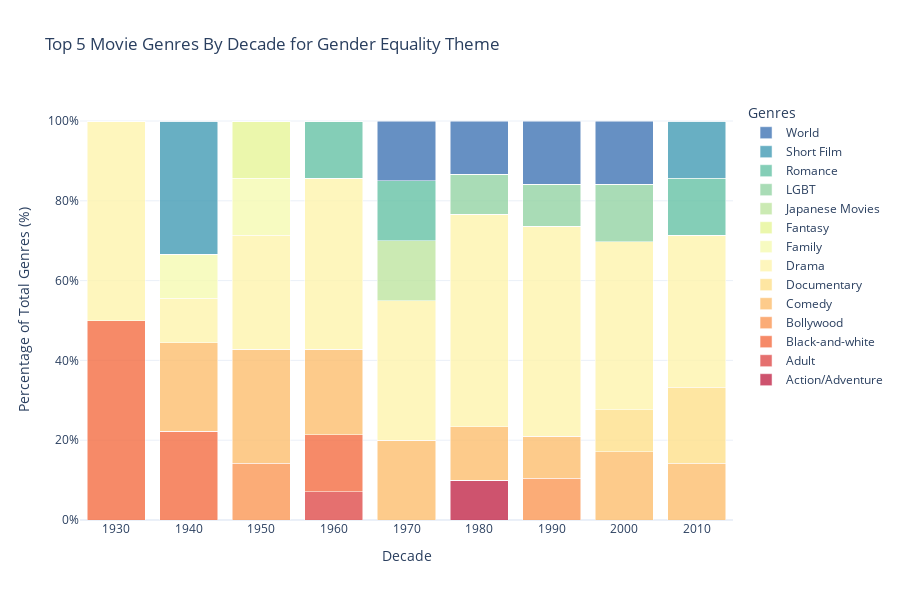

The cell this chart's notebook holds for it:
### Markdown cell above
Drama takes the lead, likely because it dives into deep societal issues. Comedy approaches gender topics in a lighter, more accessible way. World cinema adds diverse cultural perspectives, while Romance highlights equality in love and relationships. LGBT-focused films show growing representation and support for inclusivity.

### Code cell
plot_top_genres_by_decade(df_plot, theme, x=5)

### Figure 1 — Plotly figure (JSON) as saved in the notebook; plotly's stock layout.template omitted (floating-point values rounded to 4 significant figures)
{"data": [{"marker": {"color": "rgba(194, 41, 74, 0.8)"}, "name": "Action/Adventure", "type": "bar", "x": [1930, 1940, 1950, 1960, 1970, 1980, 1990, 2000, 2010], "y": [0, 0, 0, 0, 0, 10, 0, 0, 0]}, {"marker": {"color": "rgba(223, 77, 75, 0.8)"}, "name": "Adult", "type": "bar", "x": [1930, 1940, 1950, 1960, 1970, 1980, 1990, 2000, 2010], "y": [0, 0, 0, 7.143, 0, 0, 0, 0, 0]}, {"marker": {"color": "rgba(244, 109, 67, 0.8)"}, "name": "Black-and-white", "type": "bar", "x": [1930, 1940, 1950, 1960, 1970, 1980, 1990, 2000, 2010], "y": [50, 22.22, 0, 14.29, 0, 0, 0, 0, 0]}, {"marker": {"color": "rgba(250, 152, 86, 0.8)"}, "name": "Bollywood", "type": "bar", "x": [1930, 1940, 1950, 1960, 1970, 1980, 1990, 2000, 2010], "y": [0, 0, 14.29, 0, 0, 0, 10.53, 0, 0]}, {"marker": {"color": "rgba(253, 190, 110, 0.8)"}, "name": "Comedy", "type": "bar", "x": [1930, 1940, 1950, 1960, 1970, 1980, 1990, 2000, 2010], "y": [0, 22.22, 28.57, 21.43, 20, 13.33, 10.53, 17.11, 14.29]}, {"marker": {"color": "rgba(254, 224, 139, 0.8)"}, "name": "Documentary", "type": "bar", "x": [1930, 1940, 1950, 1960, 1970, 1980, 1990, 2000, 2010], "y": [0, 0, 0, 0, 0, 0, 0, 10.53, 19.05]}, {"marker": {"color": "rgba(254, 244, 173, 0.8)"}, "name": "Drama", "type": "bar", "x": [1930, 1940, 1950, 1960, 1970, 1980, 1990, 2000, 2010], "y": [50, 11.11, 28.57, 42.86, 35, 53.33, 52.63, 42.11, 38.1]}, {"marker": {"color": "rgba(246, 251, 178, 0.8)"}, "name": "Family", "type": "bar", "x": [1930, 1940, 1950, 1960, 1970, 1980, 1990, 2000, 2010], "y": [0, 11.11, 14.29, 0, 0, 0, 0, 0, 0]}, {"marker": {"color": "rgba(230, 245, 152, 0.8)"}, "name": "Fantasy", "type": "bar", "x": [1930, 1940, 1950, 1960, 1970, 1980, 1990, 2000, 2010], "y": [0, 0, 14.29, 0, 0, 0, 0, 0, 0]}, {"marker": {"color": "rgba(190, 229, 160, 0.8)"}, "name": "Japanese Movies", "type": "bar", "x": [1930, 1940, 1950, 1960, 1970, 1980, 1990, 2000, 2010], "y": [0, 0, 0, 0, 15, 0, 0, 0, 0]}, {"marker": {"color": "rgba(148, 212, 164, 0.8)"}, "name": "LGBT", "type": "bar", "x": [1930, 1940, 1950, 1960, 1970, 1980, 1990, 2000, 2010], "y": [0, 0, 0, 0, 0, 10, 10.53, 14.47, 0]}, {"marker": {"color": "rgba(102, 194, 165, 0.8)"}, "name": "Romance", "type": "bar", "x": [1930, 1940, 1950, 1960, 1970, 1980, 1990, 2000, 2010], "y": [0, 0, 0, 14.29, 15, 0, 0, 0, 14.29]}, {"marker": {"color": "rgba(67, 155, 181, 0.8)"}, "name": "Short Film", "type": "bar", "x": [1930, 1940, 1950, 1960, 1970, 1980, 1990, 2000, 2010], "y": [0, 33.33, 0, 0, 0, 0, 0, 0, 14.29]}, {"marker": {"color": "rgba(64, 117, 180, 0.8)"}, "name": "World", "type": "bar", "x": [1930, 1940, 1950, 1960, 1970, 1980, 1990, 2000, 2010], "y": [0, 0, 0, 0, 15, 13.33, 15.79, 15.79, 0]}], "layout": {"barmode": "stack", "height": 600, "legend": {"title": {"text": "Genres"}}, "title": {"text": "Top 5 Movie Genres By Decade for Gender Equality Theme"}, "width": 900, "xaxis": {"title": {"text": "Decade"}}, "yaxis": {"ticksuffix": "%", "title": {"text": "Percentage of Total Genres (%)"}}}}
